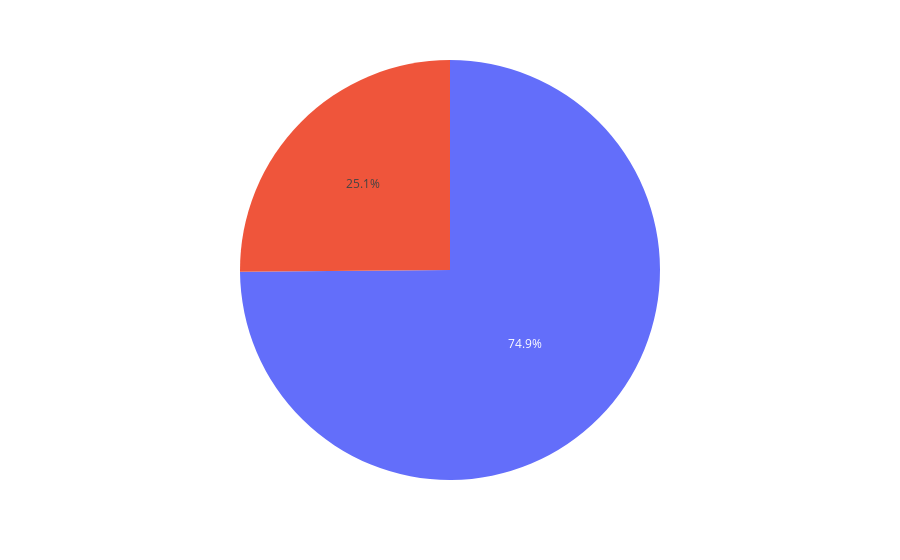

The cell this chart's notebook holds for it:
### Code cell
fig = px.pie(values= df.Gender.value_counts(), data_frame=df)
fig

### Figure 1 — Plotly figure (JSON) as saved in the notebook; plotly's stock layout.template omitted (floating-point values rounded to 4 significant figures)
{"data": [{"domain": {"x": [0, 1], "y": [0, 1]}, "hovertemplate": "value=%{value}<extra></extra>", "legendgroup": "", "name": "", "showlegend": false, "type": "pie", "values": [476462, 159973]}], "layout": {"legend": {"tracegroupgap": 0}, "margin": {"t": 60}}}
